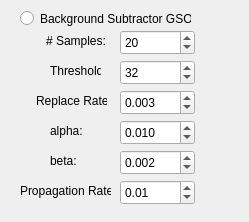
              <widget class="QWidget" name="PBKGGSOC">
               <property name="geometry">
                <rect>
                 <x>0</x>
                 <y>0</y>
                 <width>249</width>
                 <height>222</height>
                </rect>
               </property>
               <attribute name="label">
                <string>Background Subtractor GSOC</string>
               </attribute>
               <widget class="QRadioButton" name="RBTGSOC">
                <property name="geometry">
                 <rect>
                  <x>20</x>
                  <y>10</y>
                  <width>171</width>
                  <height>17</height>
                 </rect>
                </property>
                <property name="text">
                 <string>Background Subtractor GSOC</string>
                </property>
               </widget>
               <widget class="QLabel" name="label_19">
                <property name="geometry">
                 <rect>
                  <x>46</x>
                  <y>30</y>
                  <width>61</width>
                  <height>21</height>
                 </rect>
                </property>
                <property name="text">
                 <string># Samples:</string>
                </property>
               </widget>
               <widget class="QSpinBox" name="SBNSamples">
                <property name="geometry">
                 <rect>
                  <x>120</x>
                  <y>30</y>
                  <width>75</width>
                  <height>25</height>
                 </rect>
                </property>
                <property name="value">
                 <number>20</number>
                </property>
               </widget>
               <widget class="QLabel" name="label_20">
                <property name="geometry">
                 <rect>
                  <x>50</x>
                  <y>60</y>
                  <width>51</width>
                  <height>21</height>
                 </rect>
                </property>
                <property name="text">
                 <string>Threshold:</string>
                </property>
               </widget>
               <widget class="QSpinBox" name="SBNThreshold">
                <property name="geometry">
                 <rect>
                  <x>120</x>
                  <y>60</y>
                  <width>75</width>
                  <height>25</height>
                 </rect>
                </property>
                <property name="value">
                 <number>32</number>
                </property>
               </widget>
               <widget class="QLabel" name="label_21">
                <property name="geometry">
                 <rect>
                  <x>36</x>
                  <y>90</y>
                  <width>71</width>
                  <height>21</height>
                 </rect>
                </property>
                <property name="text">
                 <string>Replace Rate:</string>
                </property>
               </widget>
               <widget class="QDoubleSpinBox" name="DSBReplace">
                <property name="geometry">
                 <rect>
                  <x>120</x>
                  <y>90</y>
                  <width>75</width>
                  <height>25</height>
                 </rect>
                </property>
                <property name="decimals">
                 <number>3</number>
                </property>
                <property name="value">
                 <double>0.003000000000000</double>
                </property>
               </widget>
               <widget class="QDoubleSpinBox" name="DSBalpha">
                <property name="geometry">
                 <rect>
                  <x>120</x>
                  <y>120</y>
                  <width>75</width>
                  <height>25</height>
                 </rect>
                </property>
                <property name="decimals">
                 <number>3</number>
                </property>
                <property name="value">
                 <double>0.010000000000000</double>
                </property>
               </widget>
               <widget class="QLabel" name="label_22">
                <property name="geometry">
                 <rect>
                  <x>50</x>
                  <y>120</y>
                  <width>61</width>
                  <height>21</height>
                 </rect>
                </property>
                <property name="text">
                 <string>alpha:</string>
                </property>
               </widget>
               <widget class="QLabel" name="label_23">
                <property name="geometry">
                 <rect>
                  <x>50</x>
                  <y>150</y>
                  <width>61</width>
                  <height>21</height>
                 </rect>
                </property>
                <property name="text">
                 <string>beta:</string>
                </property>
               </widget>
               <widget class="QDoubleSpinBox" name="DSBBeta">
                <property name="geometry">
                 <rect>
                  <x>120</x>
                  <y>150</y>
                  <width>75</width>
                  <height>25</height>
                 </rect>
                </property>
                <property name="decimals">
                 <number>3</number>
                </property>
                <property name="value">
                 <double>0.002000000000000</double>
                </property>
               </widget>
               <widget class="QLabel" name="label_24">
                <property name="geometry">
                 <rect>
                  <x>20</x>
                  <y>180</y>
                  <width>91</width>
                  <height>21</height>
                 </rect>
                </property>
                <property name="text">
                 <string>Propagation Rate:</string>
                </property>
               </widget>
               <widget class="QDoubleSpinBox" name="DSBPropagation">
                <property name="geometry">
                 <rect>
                  <x>120</x>
                  <y>180</y>
                  <width>75</width>
                  <height>25</height>
                 </rect>
                </property>
                <property name="value">
                 <double>0.010000000000000</double>
                </property>
               </widget>
              </widget>
